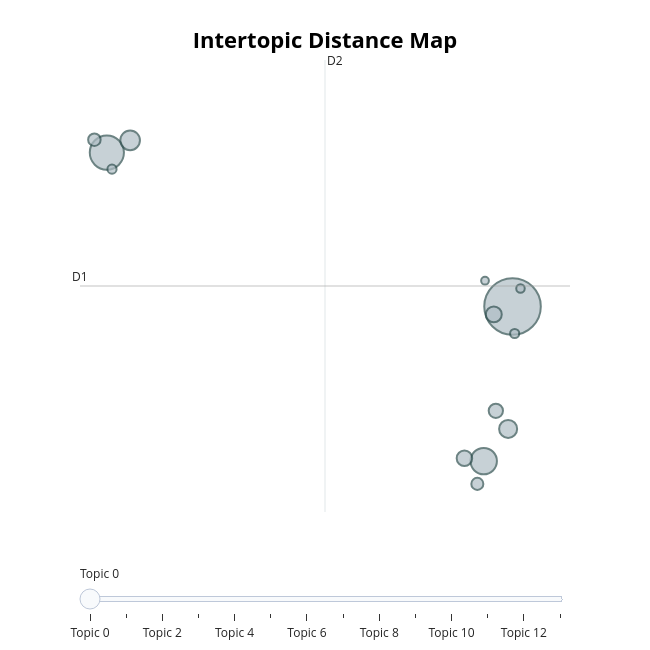

Notebook source saved alongside this figure:
### Markdown cell above
#### Visualizing Topics in 2D Space: Topic Relationship Map

The plot below is a 2D representation of the topics identified by BERTopic, using UMAP for dimensionality reduction. Each point represents a topic, and the distance between points indicates the similarity between topics: closer points signify similar content, while distant points are more distinct. 

This visualization provides a "bird's-eye view" of the entire topic space, highlighting how topics are grouped and clustered. Such visual context is crucial in understanding whether there are strong clusters of related topics or isolated topics that are distinct in nature.

**Key Insights**:
- Are there clear clusters of related topics?
- Which topics seem more central, and which are more isolated?

### Code cell
# Visualize the topics in 2D space
topics_fig = combined_model_reduced.visualize_topics()

# Save the visualization as an HTML file
topics_fig.write_html("topics_visualization.html")

# Show the visualization directly
topics_fig.show()

### Figure 1 — Plotly figure (JSON) as saved in the notebook; plotly's stock layout.template omitted (floating-point values rounded to 4 significant figures)
{"data": [{"customdata": [[0, "politics | vote | trump | just | people", 266], [1, "rt | amp | thank | thanks | happy", 97], [2, "work | water | plan | help | house", 58], [3, "podcast | tune | spreaker | hear | pm", 32], [4, "police | ban | cannabis | abortion | court", 27], [5, "ukraine | war | russia | politics | space", 21], [6, "obamacare | medicare | care | medicaid | affordable", 20], [7, "missile | covid | defense | driven | scold", 17], [8, "office | today | hours | hawaii | mobile", 13], [9, "jobs | commerce | creating | business | president", 12], [10, "christianity | theory | intuition | media | faith", 7], [11, "veteransday | veterans | sacrifice | dday | dc", 7], [12, "party | 1968 | classic | cheese | christmaspartygate", 6], [13, "opensea | money | street | officials | history", 5]], "hovertemplate": "<b>Topic %{customdata[0]}</b><br>%{customdata[1]}<br>Size: %{customdata[2]}", "legendgroup": "", "marker": {"color": "#B0BEC5", "line": {"color": "DarkSlateGrey", "width": 2}, "size": [266, 97, 58, 32, 27, 21, 20, 17, 13, 12, 7, 7, 6, 5], "sizemode": "area", "sizeref": 0.1663, "symbol": "circle"}, "mode": "markers", "name": "", "orientation": "v", "showlegend": false, "type": "scatter", "x": [8.295, -2.149, 7.553, -1.55, 8.182, 7.813, 7.057, 7.866, -2.47, 7.389, 8.351, -2.017, 8.5, 7.587], "xaxis": "x", "y": [6.54, 9.301, 3.77, 9.521, 4.346, 6.4, 3.821, 4.671, 9.531, 3.361, 6.057, 9.004, 6.865, 7.003], "yaxis": "y"}], "layout": {"annotations": [{"showarrow": false, "text": "D1", "x": -2.841, "y": 6.909, "yshift": 10}, {"showarrow": false, "text": "D2", "x": 3.467, "xshift": 10, "y": 10.96}], "height": 650, "hoverlabel": {"bgcolor": "white", "font": {"family": "Rockwell", "size": 16}}, "legend": {"itemsizing": "constant", "tracegroupgap": 0}, "margin": {"t": 60}, "shapes": [{"line": {"color": "#CFD8DC", "width": 2}, "type": "line", "x0": 3.467, "x1": 3.467, "y0": 2.857, "y1": 10.96}, {"line": {"color": "#9E9E9E", "width": 2}, "type": "line", "x0": -2.841, "x1": 9.775, "y0": 6.909, "y1": 6.909}], "sliders": [{"active": 0, "pad": {"t": 50}, "steps": [{"args": [{"marker.color": [["red", "#B0BEC5", "#B0BEC5", "#B0BEC5", "#B0BEC5", "#B0BEC5", "#B0BEC5", "#B0BEC5", "#B0BEC5", "#B0BEC5", "#B0BEC5", "#B0BEC5", "#B0BEC5", "#B0BEC5"]]}], "label": "Topic 0", "method": "update"}, {"args": [{"marker.color": [["#B0BEC5", "red", "#B0BEC5", "#B0BEC5", "#B0BEC5", "#B0BEC5", "#B0BEC5", "#B0BEC5", "#B0BEC5", "#B0BEC5", "#B0BEC5", "#B0BEC5", "#B0BEC5", "#B0BEC5"]]}], "label": "Topic 1", "method": "update"}, {"args": [{"marker.color": [["#B0BEC5", "#B0BEC5", "red", "#B0BEC5", "#B0BEC5", "#B0BEC5", "#B0BEC5", "#B0BEC5", "#B0BEC5", "#B0BEC5", "#B0BEC5", "#B0BEC5", "#B0BEC5", "#B0BEC5"]]}], "label": "Topic 2", "method": "update"}, {"args": [{"marker.color": [["#B0BEC5", "#B0BEC5", "#B0BEC5", "red", "#B0BEC5", "#B0BEC5", "#B0BEC5", "#B0BEC5", "#B0BEC5", "#B0BEC5", "#B0BEC5", "#B0BEC5", "#B0BEC5", "#B0BEC5"]]}], "label": "Topic 3", "method": "update"}, {"args": [{"marker.color": [["#B0BEC5", "#B0BEC5", "#B0BEC5", "#B0BEC5", "red", "#B0BEC5", "#B0BEC5", "#B0BEC5", "#B0BEC5", "#B0BEC5", "#B0BEC5", "#B0BEC5", "#B0BEC5", "#B0BEC5"]]}], "label": "Topic 4", "method": "update"}, {"args": [{"marker.color": [["#B0BEC5", "#B0BEC5", "#B0BEC5", "#B0BEC5", "#B0BEC5", "red", "#B0BEC5", "#B0BEC5", "#B0BEC5", "#B0BEC5", "#B0BEC5", "#B0BEC5", "#B0BEC5", "#B0BEC5"]]}], "label": "Topic 5", "method": "update"}, {"args": [{"marker.color": [["#B0BEC5", "#B0BEC5", "#B0BEC5", "#B0BEC5", "#B0BEC5", "#B0BEC5", "red", "#B0BEC5", "#B0BEC5", "#B0BEC5", "#B0BEC5", "#B0BEC5", "#B0BEC5", "#B0BEC5"]]}], "label": "Topic 6", "method": "update"}, {"args": [{"marker.color": [["#B0BEC5", "#B0BEC5", "#B0BEC5", "#B0BEC5", "#B0BEC5", "#B0BEC5", "#B0BEC5", "red", "#B0BEC5", "#B0BEC5", "#B0BEC5", "#B0BEC5", "#B0BEC5", "#B0BEC5"]]}], "label": "Topic 7", "method": "update"}, {"args": [{"marker.color": [["#B0BEC5", "#B0BEC5", "#B0BEC5", "#B0BEC5", "#B0BEC5", "#B0BEC5", "#B0BEC5", "#B0BEC5", "red", "#B0BEC5", "#B0BEC5", "#B0BEC5", "#B0BEC5", "#B0BEC5"]]}], "label": "Topic 8", "method": "update"}, {"args": [{"marker.color": [["#B0BEC5", "#B0BEC5", "#B0BEC5", "#B0BEC5", "#B0BEC5", "#B0BEC5", "#B0BEC5", "#B0BEC5", "#B0BEC5", "red", "#B0BEC5", "#B0BEC5", "#B0BEC5", "#B0BEC5"]]}], "label": "Topic 9", "method": "update"}, {"args": [{"marker.color": [["#B0BEC5", "#B0BEC5", "#B0BEC5", "#B0BEC5", "#B0BEC5", "#B0BEC5", "#B0BEC5", "#B0BEC5", "#B0BEC5", "#B0BEC5", "red", "#B0BEC5", "#B0BEC5", "#B0BEC5"]]}], "label": "Topic 10", "method": "update"}, {"args": [{"marker.color": [["#B0BEC5", "#B0BEC5", "#B0BEC5", "#B0BEC5", "#B0BEC5", "#B0BEC5", "#B0BEC5", "#B0BEC5", "#B0BEC5", "#B0BEC5", "#B0BEC5", "red", "#B0BEC5", "#B0BEC5"]]}], "label": "Topic 11", "method": "update"}, {"args": [{"marker.color": [["#B0BEC5", "#B0BEC5", "#B0BEC5", "#B0BEC5", "#B0BEC5", "#B0BEC5", "#B0BEC5", "#B0BEC5", "#B0BEC5", "#B0BEC5", "#B0BEC5", "#B0BEC5", "red", "#B0BEC5"]]}], "label": "Topic 12", "method": "update"}, {"args": [{"marker.color": [["#B0BEC5", "#B0BEC5", "#B0BEC5", "#B0BEC5", "#B0BEC5", "#B0BEC5", "#B0BEC5", "#B0BEC5", "#B0BEC5", "#B0BEC5", "#B0BEC5", "#B0BEC5", "#B0BEC5", "red"]]}], "label": "Topic 13", "method": "update"}]}], "title": {"font": {"color": "Black", "size": 22}, "text": "<b>Intertopic Distance Map</b>", "x": 0.5, "xanchor": "center", "y": 0.95, "yanchor": "top"}, "width": 650, "xaxis": {"anchor": "y", "domain": [0, 1], "range": [-2.841, 9.775], "title": {"text": ""}, "type": "linear", "visible": false}, "yaxis": {"anchor": "x", "domain": [0, 1], "range": [2.857, 10.96], "title": {"text": ""}, "type": "linear", "visible": false}}}
